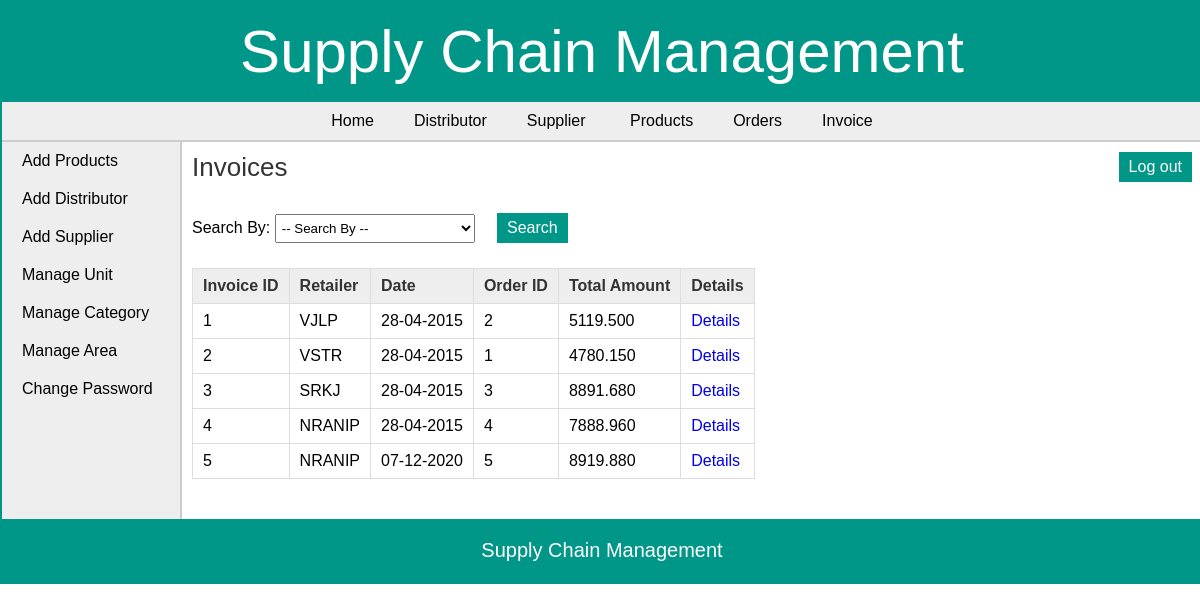
Page /admin/view_invoice.php (signed in) on the committed database.
### tables this page shows
CREATE TABLE `invoice` (
  `invoice_id` int(11) NOT NULL,
  `order_id` int(11) NOT NULL,
  `retailer_id` int(11) NOT NULL,
  `dist_id` int(11) NOT NULL,
  `date` date NOT NULL,
  `total_amount` decimal(10,3) NOT NULL,
  `comments` text
);

CREATE TABLE `area` (
  `area_id` int(11) NOT NULL,
  `area_name` varchar(50) NOT NULL,
  `area_code` varchar(10) NOT NULL
);

### admin/view_invoice.php (the view, shortened to what this page needs)
<?php
	require("../includes/config.php");
		if(isset($_SESSION['admin_login'])) {
			$error = "";
			if($_SERVER['REQUEST_METHOD'] == "POST") {
				if(isset($_POST['cmbFilter'])) {
					if(!empty($_POST['txtInvoiceId'])) {
						$result = validate_number($_POST['txtInvoiceId']);
						if($result == 1) {
							$invoice_id = $_POST['txtInvoiceId'];
							$query_selectInvoice = "SELECT * FROM invoice,retailer,area WHERE invoice.retailer_id=retailer.retailer_id AND retailer.area_id=area.area_id AND invoice_id='$invoice_id'";
							$result_selectInvoice = mysqli_query($con,$query_selectInvoice);
							$row_selectInvoice = mysqli_fetch_array($result_selectInvoice);
							if(empty($row_selectInvoice)){
							   $error = "* No invoice was found with this ID";
							}
							else {
								mysqli_data_seek($result_selectInvoice,0);
							}
						}
						else {
							$error = "* Invalid ID";
						}
					}
					else if(!empty($_POST['txtOrderId'])) {
						$result = validate_number($_POST['txtOrderId']);
						if($result == 1) {
							$order_id = $_POST['txtOrderId'];
							$query_selectInvoice = "SELECT * FROM invoice,retailer,area WHERE invoice.retailer_id=retailer.retailer_id AND retailer.area_id=area.area_id AND order_id='$order_id'";
							$result_selectInvoice = mysqli_query($con,$query_selectInvoice);
							$row_selectInvoice = mysqli_fetch_array($result_selectInvoice);
							if(empty($row_selectInvoice)){
							   $error = "* No invoice was found with this ID";
							}
							else {
								mysqli_data_seek($result_selectInvoice,0);
							}
						}
						else {
							$error = "* Invalid ID";
						}
					}
					else if(!empty($_POST['cmbRetailer'])) {
						$retailer_id = $_POST['cmbRetailer'];
						$query_selectInvoice = "SELECT * FROM invoice,retailer,area WHERE invoice.retailer_id=retailer.retailer_id AND retailer.area_id=area.area_id AND invoice.retailer_id='$retailer_id' ORDER BY invoice_id DESC";
						$result_selectInvoice = mysqli_query($con,$query_selectInvoice);
						$row_selectInvoice = mysqli_fetch_array($result_selectInvoice);
						if(empty($row_selectInvoice)){
						   $error = "* No invoice was found of the selected Retailer";
						}
						else {
							mysqli_data_seek($result_selectInvoice,0);
						}
					}
					else if(!empty($_POST['txtDate'])) {
						$date = $_POST['txtDate'];
						$query_selectInvoice = "SELECT * FROM invoice,retailer,area WHERE invoice.retailer_id=retailer.retailer_id AND retailer.area_id=area.area_id AND invoice.date='$date'";
						$result_selectInvoice = mysqli_query($con,$query_selectInvoice);
						$row_selectInvoice = mysqli_fetch_array($result_selectInvoice);
						if(empty($row_selectInvoice)){
						   $error = "* No invoice was found with the selected Date";
						}
						else {
							mysqli_data_seek($result_selectInvoice,0);
						}
					}
					else {
						$error = "* Please enter the data to search for.";
					}
				}
				else {
					$error = "Please choose an option to search for.";
				}
			}
			else {
				$query_selectInvoice = "SELECT * FROM invoice,retailer,area WHERE invoice.retailer_id=retailer.retailer_id AND retailer.area_id=area.area_id";
				$result_selectInvoice = mysqli_query($con,$query_selectInvoice);
			}
		}
		else {
			header('Location:../index.php');
		}
?>
<!DOCTYPE html>
<html>
<head>
	<link rel="stylesheet" href="../includes/main_style.css" >
	<link rel="stylesheet" href="css/smoothness/jquery-ui.css">
</head>
<body>
	<?php
		include("../includes/header.inc.php");
		include("../includes/nav_admin.inc.php");
		include("../includes/aside_admin.inc.php");
	?>
	<section>
		<h1>Invoices</h1>
		<form action="" method="POST" class="form">
		Search By:
		<div class="input-box">
		<select name="cmbFilter" id="cmbFilter">
		<option value="" disabled selected>-- Search By --</option>
		</select>
		</div>
		<input type="submit" class="submit_button" value="Search" /> <span class="error_message"> <?php echo $error; ?> </span>
		</form>
		<form action="" method="POST" class="form">
		<table class="table_displayData" style="margin-top:20px;">
			<tr>
				<th> Invoice ID </th>
				<th> Retailer </th>
				<th> Date </th>
				<th> Order ID </th>
				<th> Total Amount </th>
				<th> Details </th>
			</tr>
			<?php while($row_selectInvoice = mysqli_fetch_array($result_selectInvoice)) { ?>
			<tr>
				<td> <?php echo $row_selectInvoice['invoice_id']; ?> </td>
				<td> <?php echo $row_selectInvoice['area_code']; ?> </td>
				<td> <?php echo date("d-m-Y",strtotime($row_selectInvoice['date'])); ?> </td>
				<td> <?php echo $row_selectInvoice['order_id']; ?> </td>
				<td> <?php echo $row_selectInvoice['total_amount']; ?> </td>
				<td> <a href="view_invoice_items.php?id=<?php echo $row_selectInvoice['invoice_id']; ?>">Details</a> </td>
			</tr>
			<?php } ?>
		</table>
		</form>
	</section>
	<?php
		include("../includes/footer.inc.php");
	?>
</body>
</html>

### includes/main_style.css (style rules this page uses)
* { font-family: arial,sans-serif; margin:0px; padding:0px; }
body { width:1200px; margin:auto; border:2px solid #009688; }
a { text-decoration:none; }
.input-box { display:inline-block; margin:5px 0px; }
.input-box select { padding:5px 2px; width:200px; margin:auto; }
.submit_button { font-size:16px; margin-top:20px; margin-right:20px; padding:6px 10px; background-color:#009688; border:none; color:white; }
section { width:1000px; padding:10px; padding-bottom:40px; }
section h1 { margin-bottom:10px; font-weight:normal; color:#333; font-size: 26px; }
table { border-collapse: collapse; }
.table_displayData td, .table_displayData th { border:1px solid #ddd; padding: 8px 10px; text-align: left; }
.table_displayData th { background-color:#eee; color:#333; }

### rows in the picture
invoice: invoice_id "1", area.area_code "VJLP", date "28-04-2015", order "2", total_amount "5119.500"
invoice: invoice_id "2", area.area_code "VSTR", date "28-04-2015", order "1", total_amount "4780.150"
invoice: invoice_id "3", area.area_code "SRKJ", date "28-04-2015", order "3", total_amount "8891.680"
invoice: invoice_id "4", area.area_code "NRANIP", date "28-04-2015", order "4", total_amount "7888.960"
invoice: invoice_id "5", area.area_code "NRANIP", date "07-12-2020", order "5", total_amount "8919.880"
